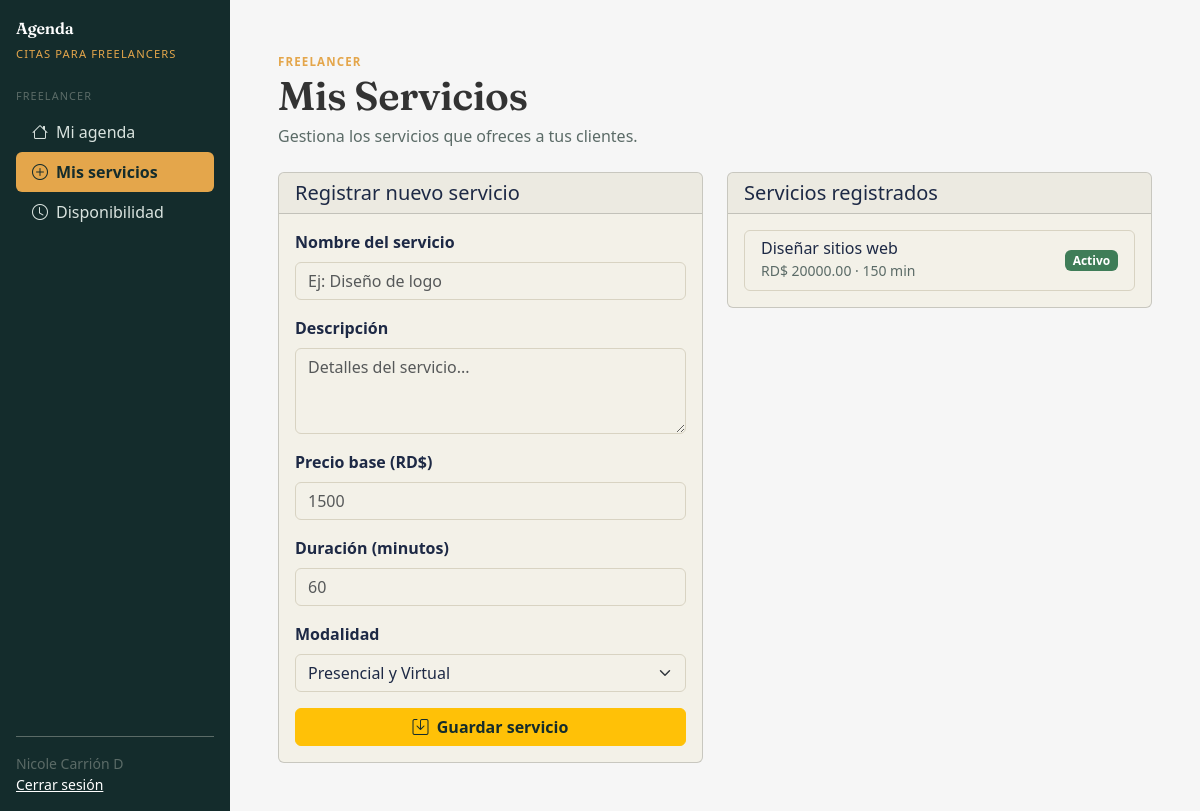
The app's page /freelancer/servicios/ (signed in), older data.
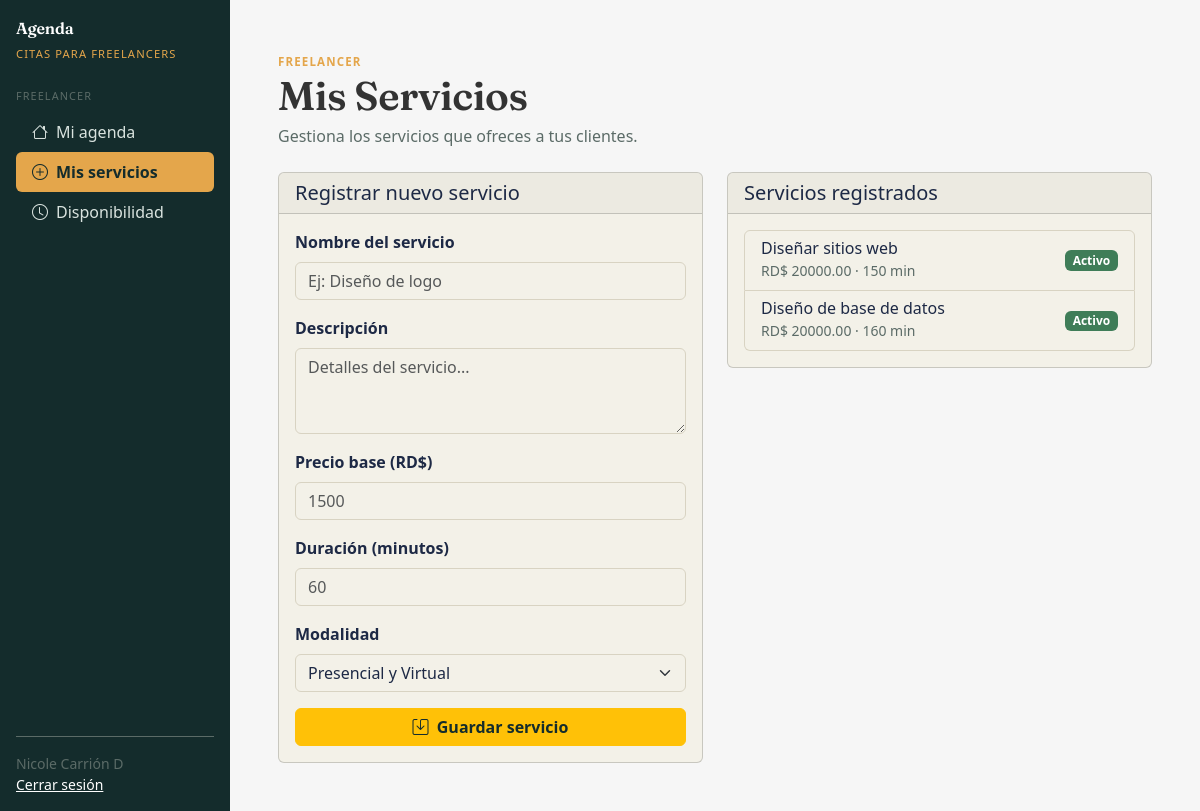
The same page, newer data.
### gestionCitas/models.py (models this page shows, shortened)
class Servicio(models.Model):
    id_servicio = models.AutoField(primary_key=True)
    id_freelancer = models.ForeignKey(Freelancer, on_delete=models.CASCADE, related_name='servicios')
    nombre = models.CharField(max_length=30)
    descripcion = models.TextField(blank=True)
    precio_base = models.DecimalField(max_digits=10, decimal_places=2)
    duracion = models.IntegerField(help_text="Duración en minutos")
    modalidad = models.CharField(max_length=10, choices=[
        ('presencial', 'Presencial'),
        ('virtual', 'Virtual'),
        ('ambos', 'Ambos')
    ], default='ambos')
    activo = models.BooleanField(default=True)

### gestionCitas/views.py (the view)
        def wrapper(request, *args, **kwargs):
            if 'rol' not in request.session:
                messages.error(request, "Debes iniciar sesión para continuar.")
                return redirect('login')
            if request.session.get('rol') not in roles:
                messages.error(request, "No tienes permiso para acceder a esta sección.")
                return redirect('login')
            return vista(request, *args, **kwargs)

### gestionCitas/views.py (called while the page is built, shortened)
def requiere_rol(*roles):
    def decorador(vista):
        def wrapper(request, *args, **kwargs):
            if 'rol' not in request.session:
                messages.error(request, "Debes iniciar sesión para continuar.")
                return redirect('login')
            if request.session.get('rol') not in roles:
                messages.error(request, "No tienes permiso para acceder a esta sección.")
                return redirect('login')
            return vista(request, *args, **kwargs)
        return wrapper
    return decorador

@requiere_rol('freelancer')
def registrar_servicio(request):
    freelancer_id = request.session['user_id']
    servicios = Servicio.objects.filter(id_freelancer_id=freelancer_id)
    return render(request, 'citas/freelancer/registrar_servicio.html', {'servicios': servicios})

### gestionCitas/templates/citas/freelancer/registrar_servicio.html (shortened to what this page needs)
{% extends "citas/base.html" %}
{% load static %}
{% block content %}
<div class="mb-4">
    <small class="text-warning text-uppercase fw-semibold" style="letter-spacing:.1em;font-size:.72rem;">Freelancer</small>
    <h1 class="mb-1">Mis Servicios</h1>
    <p class="text-secondary mb-0">Gestiona los servicios que ofreces a tus clientes.</p>
</div>
<div class="row">
    <div class="col-md-6">
        <div class="card">
            <div class="card-header">
                <h5 class="mb-0">Registrar nuevo servicio</h5>
            </div>
            <div class="card-body">
                <form method="post">
                    <div class="mb-3">
                        <label class="form-label fw-semibold">Nombre del servicio</label>
                        <input type="text" name="nombre" class="form-control" placeholder="Ej: Diseño de logo" required>
                    </div>
                    <div class="mb-3">
                        <label class="form-label fw-semibold">Descripción</label>
                        <textarea name="descripcion" class="form-control" rows="3" placeholder="Detalles del servicio..."></textarea>
                    </div>
                    <div class="mb-3">
                        <label class="form-label fw-semibold">Precio base (RD$)</label>
                        <input type="number" name="precio_base" class="form-control" placeholder="1500" required step="0.01">
                    </div>
                    <div class="mb-3">
                        <label class="form-label fw-semibold">Duración (minutos)</label>
                        <input type="number" name="duracion" class="form-control" placeholder="60" required>
                    </div>
                    <div class="mb-3">
                        <label class="form-label fw-semibold">Modalidad</label>
                        <select name="modalidad" class="form-select" required>
                            <option value="ambos">Presencial y Virtual</option>
                        </select>
                    </div>
                    <button type="submit" class="btn btn-warning w-100">
                        <i class="bi bi-save me-1"></i> Guardar servicio
                    </button>
                </form>
            </div>
        </div>
    </div>
    <div class="col-md-6">
        <div class="card">
            <div class="card-header">
                <h5 class="mb-0">Servicios registrados</h5>
            </div>
            <div class="card-body">
                {% if servicios %}
                <div class="list-group">
                    {% for s in servicios %}
                    <div class="list-group-item">
                        <div class="d-flex justify-content-between align-items-center">
                            <div>
                                <h6 class="mb-0">{{ s.nombre }}</h6>
                                <small class="text-secondary">RD$ {{ s.precio_base }} · {{ s.duracion }} min</small>
                            </div>
                            <span class="badge {% if s.activo %}bg-success{% else %}bg-secondary{% endif %}">
                                {{ s.activo|yesno:"Activo,Inactivo" }}
                            </span>
                        </div>
                    </div>
                    {% endfor %}
                </div>
                {% else %}
                <div class="text-center py-3 text-secondary">
                    <i class="bi bi-box" style="font-size: 2rem;"></i>
                    <p class="mb-0">Aún no tienes servicios registrados.</p>
                </div>
                {% endif %}
            </div>
        </div>
    </div>
</div>
{% endblock %}

Row changes from the older to the newer data that the page shows:
added Servicio: nombre "Diseño de base de datos", precio_base "20000.00", duracion "160", activo "Activo"
